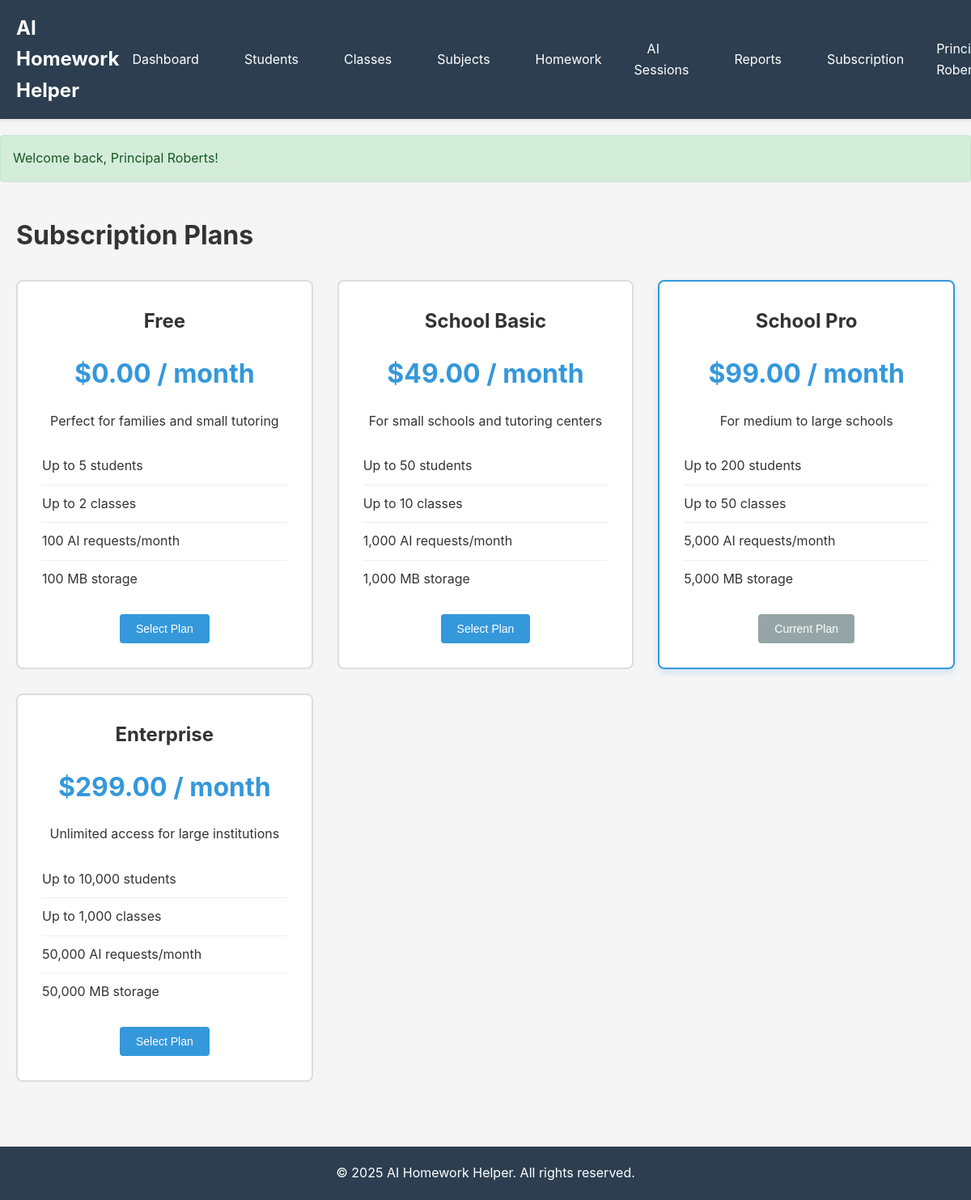
/admin/plans (signed in), run on the app's committed database.
### tables this page shows
CREATE TABLE `plans` (
  `id` INT(11) UNSIGNED NOT NULL AUTO_INCREMENT,
  `name` VARCHAR(100) NOT NULL,
  `description` TEXT NULL,
  `price_monthly` DECIMAL(10,2) NOT NULL,
  `max_students` INT(11) NOT NULL DEFAULT 0,
  `max_classes` INT(11) NOT NULL DEFAULT 0,
  `max_ai_requests_per_month` INT(11) NOT NULL DEFAULT 0,
  `max_storage_mb` INT(11) NOT NULL DEFAULT 0,
  `features` TEXT NULL,
  `is_active` TINYINT(1) NOT NULL DEFAULT 1,
  `created_at` DATETIME NOT NULL DEFAULT CURRENT_TIMESTAMP,
  `updated_at` DATETIME NULL ON UPDATE CURRENT_TIMESTAMP,
  PRIMARY KEY (`id`)
);

### app/controllers/SubscriptionController.php (called while the page is built, shortened)
<?php
class SubscriptionController extends Controller
{
    public function plans()
    {
        $planModel = $this->model('Plan');
        $plans = $planModel->getActive();
        $tenantModel = $this->model('Tenant');
        $tenant = $tenantModel->getWithSubscription(Auth::tenantId());
        $data = [
            'plans' => $plans,
            'current_plan_id' => $tenant['plan_id'] ?? null,
        ];
        $this->view('admin/plans', $data);
    }
}

### app/core/Router.php (called while the page is built, shortened)
<?php
class Router
{
    private $routes = [];
    private $method = 'index';
    private $params = [];
    public function add($method, $uri, $controller, $action)
    {
        $this->routes[] = [
            'method' => strtoupper($method),
            'uri' => $uri,
            'controller' => $controller,
            'action' => $action
        ];
    }
    public function dispatch()
    {
        $requestUri = $this->getUri();
        $requestMethod = $_SERVER['REQUEST_METHOD'];
        foreach ($this->routes as $route) {
            $pattern = $this->convertUriToRegex($route['uri']);
            if ($route['method'] === $requestMethod && preg_match($pattern, $requestUri, $matches)) {
                array_shift($matches);
                $this->method = $route['action'];
                $this->params = $matches;
                break;
            }
        }
        $this->execute();
    }
    private function execute()
    {
        $controllerInstance = new $this->controller();
        call_user_func_array([$controllerInstance, $this->method], $this->params);
    }
    private function getUri()
    {
        $uri = $_SERVER['REQUEST_URI'] ?? '/';
        $uri = strtok($uri, '?');
        return '/' . trim($uri, '/');
    }
    private function convertUriToRegex($uri)
    {
        $pattern = preg_replace('/\{([a-zA-Z0-9_]+)\}/', '([^/]+)', $uri);
        return '#^' . $pattern . '$#';
    }
}

### app/core/App.php (called while the page is built, shortened)
<?php
class App
{
    private $router;
    public function __construct()
    {
        $this->router = new Router();
    }
    public function run()
    {
        $this->router->dispatch();
    }
    private function loadRoutes()
    {
        $this->router->add('GET', '/', 'HomeController', 'index');
        $this->router->add('GET', '/login', 'AuthController', 'login');
        $this->router->add('POST', '/login', 'AuthController', 'loginPost');
        $this->router->add('GET', '/logout', 'AuthController', 'logout');
        $this->router->add('GET', '/register', 'AuthController', 'register');
        $this->router->add('POST', '/register', 'AuthController', 'registerPost');
        $this->router->add('GET', '/dashboard', 'DashboardController', 'index');
        $this->router->add('GET', '/students', 'StudentController', 'index');
        $this->router->add('GET', '/students/create', 'StudentController', 'create');
        $this->router->add('POST', '/students/create', 'StudentController', 'store');
        $this->router->add('GET', '/students/{id}', 'StudentController', 'show');
        $this->router->add('GET', '/students/{id}/edit', 'StudentController', 'edit');
        $this->router->add('POST', '/students/{id}/edit', 'StudentController', 'update');
        $this->router->add('POST', '/students/{id}/delete', 'StudentController', 'delete');
        $this->router->add('GET', '/teachers', 'TeacherController', 'index');
        $this->router->add('GET', '/teachers/create', 'TeacherController', 'create');
        $this->router->add('POST', '/teachers/create', 'TeacherController', 'store');
        $this->router->add('GET', '/teachers/{id}/edit', 'TeacherController', 'edit');
        $this->router->add('POST', '/teachers/{id}/edit', 'TeacherController', 'update');
        $this->router->add('POST', '/teachers/{id}/delete', 'TeacherController', 'delete');
        $this->router->add('GET', '/classes', 'ClassController', 'index');
        $this->router->add('GET', '/classes/create', 'ClassController', 'create');
        $this->router->add('POST', '/classes/create', 'ClassController', 'store');
        $this->router->add('GET', '/classes/{id}/edit', 'ClassController', 'edit');
        $this->router->add('POST', '/classes/{id}/edit', 'ClassController', 'update');
        $this->router->add('POST', '/classes/{id}/delete', 'ClassController', 'delete');
        $this->router->add('GET', '/subjects', 'SubjectController', 'index');
        $this->router->add('GET', '/subjects/create', 'SubjectController', 'create');
        $this->router->add('POST', '/subjects/create', 'SubjectController', 'store');
        $this->router->add('GET', '/subjects/{id}/edit', 'SubjectController', 'edit');
        $this->router->add('POST', '/subjects/{id}/edit', 'SubjectController', 'update');
        $this->router->add('POST', '/subjects/{id}/delete', 'SubjectController', 'delete');
        $this->router->add('GET', '/homework', 'HomeworkController', 'index');
        $this->router->add('GET', '/homework/create', 'HomeworkController', 'create');
        $this->router->add('POST', '/homework/create', 'HomeworkController', 'store');
        $this->router->add('GET', '/homework/{id}', 'HomeworkController', 'show');
        $this->router->add('POST', '/homework/{id}/ask-ai', 'HomeworkController', 'askAi');
        $this->router->add('POST', '/homework/{id}/status', 'HomeworkController', 'updateStatus');
        $this->router->add('POST', '/homework/{id}/delete', 'HomeworkController', 'delete');
        $this->router->add('GET', '/ai/sessions', 'AiController', 'sessions');
        $this->router->add('GET', '/ai/quiz/generate', 'AiController', 'generateQuiz');
        $this->router->add('POST', '/ai/quiz/generate', 'AiController', 'generateQuizPost');
        $this->router->add('GET', '/ai/quiz/{id}', 'AiController', 'showQuiz');
        $this->router->add('POST', '/ai/quiz/{id}/submit', 'AiController', 'submitQuiz');
        $this->router->add('GET', '/admin/subscription', 'SubscriptionController', 'index');
        $this->router->add('GET', '/admin/plans', 'SubscriptionController', 'plans');
        $this->router->add('POST', '/admin/subscription/change', 'SubscriptionController', 'changePlan');
        $this->router->add('GET', '/admin/billing', 'SubscriptionController', 'billing');
        $this->router->add('POST', '/admin/payment/simulate', 'SubscriptionController', 'simulatePayment');
        $this->router->add('GET', '/admin/tenants', 'TenantController', 'index');
        $this->router->add('GET', '/admin/tenants/create', 'TenantController', 'create');
        $this->router->add('POST', '/admin/tenants/create', 'TenantController', 'store');
        $this->router->add('GET', '/admin/tenants/{id}/edit', 'TenantController', 'edit');
        $this->router->add('POST', '/admin/tenants/{id}/edit', 'TenantController', 'update');
        $this->router->add('GET', '/admin/users', 'UserController', 'index');
        $this->router->add('GET', '/admin/users/create', 'UserController', 'create');
        $this->router->add('POST', '/admin/users/create', 'UserController', 'store');
        $this->router->add('GET', '/admin/users/{id}/edit', 'UserController', 'edit');
        $this->router->add('POST', '/admin/users/{id}/edit', 'UserController', 'update');
        $this->router->add('POST', '/admin/users/{id}/delete', 'UserController', 'delete');
        $this->router->add('GET', '/reports/homework', 'ReportController', 'homework');
        $this->router->add('GET', '/reports/performance', 'ReportController', 'performance');
        $this->router->add('GET', '/reports/usage', 'ReportController', 'usage');
        $this->router->add('POST', '/api/v1/homework/create', 'ApiController', 'createHomework');
        $this->router->add('GET', '/api/v1/homework/{id}', 'ApiController', 'getHomework');
    }
}

### public/index.php (called while the page is built, shortened)
<?php
require_once __DIR__ . '/../app/core/Database.php';
require_once __DIR__ . '/../app/core/Router.php';
require_once __DIR__ . '/../app/core/Controller.php';
require_once __DIR__ . '/../app/core/Model.php';
require_once __DIR__ . '/../app/core/App.php';
$app = new App();
$app->run();

### app/core/Database.php (called while the page is built, shortened)
<?php
class Database
{
    private static $instance = null;
    private $connection;
    private $host;
    private $dbname;
    private $username;
    private $password;
    private $charset;
    private function __construct()
    {
        $this->host = $_ENV['DB_HOST'] ?? 'localhost';
        $this->dbname = $_ENV['DB_NAME'] ?? 'ai_homework_helper';
        $this->username = $_ENV['DB_USER'] ?? 'root';
        $this->password = $_ENV['DB_PASS'] ?? '';
        $this->charset = 'utf8mb4';
    }
    public static function getInstance()
    {
        if (self::$instance === null) {
            self::$instance = new self();
        }
        return self::$instance;
    }
    private function connect()
    {
        $dsn = "mysql:host={$this->host};dbname={$this->dbname};charset={$this->charset}";
        $options = [
            PDO::ATTR_ERRMODE => PDO::ERRMODE_EXCEPTION,
            PDO::ATTR_DEFAULT_FETCH_MODE => PDO::FETCH_ASSOC,
            PDO::ATTR_EMULATE_PREPARES => false,
        ];
        try {
            $this->connection = new PDO($dsn, $this->username, $this->password, $options);
        } catch (PDOException $e) {
            die("Database connection failed: " . $e->getMessage());
        }
    }
    public function getConnection()
    {
        return $this->connection;
    }
}

### app/core/Model.php (called while the page is built, shortened)
<?php
class Model
{
    public function __construct()
    {
        $this->db = Database::getInstance()->getConnection();
    }
}

### app/models/Plan.php (called while the page is built, shortened)
<?php
class Plan extends Model
{
    protected $table = 'plans';
    public function getActive()
    {
        $stmt = $this->db->prepare("SELECT * FROM {$this->table} WHERE is_active = 1 ORDER BY price_monthly ASC");
        $stmt->execute();
        return $stmt->fetchAll();
    }
}

### app/views/admin/plans.php (the view, shortened to what this page needs)
<?php require __DIR__ . '/../layouts/header.php'; ?>
<div class="container">
    <h1>Subscription Plans</h1>
    <div class="plans-grid">
        <?php foreach ($plans as $plan): ?>
            <div class="plan-card <?php echo $plan['id'] == $current_plan_id ? 'current-plan' : ''; ?>">
                <h2><?php echo htmlspecialchars($plan['name']); ?></h2>
                <p class="plan-price">$<?php echo number_format($plan['price_monthly'], 2); ?> / month</p>
                <p><?php echo htmlspecialchars($plan['description']); ?></p>
                <ul class="plan-features">
                    <li>Up to <?php echo number_format($plan['max_students']); ?> students</li>
                    <li>Up to <?php echo number_format($plan['max_classes']); ?> classes</li>
                    <li><?php echo number_format($plan['max_ai_requests_per_month']); ?> AI requests/month</li>
                    <li><?php echo number_format($plan['max_storage_mb']); ?> MB storage</li>
                </ul>
                <?php if ($plan['id'] == $current_plan_id): ?>
                    <button class="btn btn-secondary" disabled>Current Plan</button>
                <?php else: ?>
                    <form method="POST" action="/admin/subscription/change">
                        <button type="submit" class="btn btn-primary">Select Plan</button>
                    </form>
                <?php endif; ?>
            </div>
        <?php endforeach; ?>
    </div>
</div>
<?php require __DIR__ . '/../layouts/footer.php'; ?>

### public/css/style.css (style rules this page uses)
* { margin: 0; padding: 0; box-sizing: border-box; }
body { font-family: -apple-system, BlinkMacSystemFont, 'Segoe UI', Roboto, 'Helvetica Neue', Arial, sans-serif; line-height: 1.6; color: #333; background-color: #f5f5f5; }
.container { max-width: 1200px; margin: 0 auto; padding: 20px; }
.btn { display: inline-block; padding: 10px 20px; background-color: #3498db; color: #fff; text-decoration: none; border: none; border-radius: 4px; cursor: pointer; font-size: 14px; transition: background-color 0.3s; }
.btn-primary { background-color: #3498db; }
.btn-secondary { background-color: #95a5a6; }
.plans-grid { display: grid; grid-template-columns: repeat(auto-fit, minmax(280px, 1fr)); gap: 30px; margin-top: 30px; }
.plan-card { background-color: #fff; border: 2px solid #ddd; border-radius: 8px; padding: 30px; text-align: center; transition: transform 0.3s, box-shadow 0.3s; }
.plan-card.current-plan { border-color: #3498db; box-shadow: 0 4px 8px rgba(52, 152, 219, 0.2); }
.plan-price { font-size: 2rem; color: #3498db; font-weight: bold; margin: 20px 0; }
.plan-features { list-style: none; margin: 20px 0; text-align: left; }
.plan-features li { padding: 10px 0; border-bottom: 1px solid #eee; }
.plan-features li:last-child { border-bottom: none; }

### data on the page
plans: name "Free", price_monthly "0.00", description "Perfect for families and small tutoring", max_students "5", max_classes "2", max_ai_requests_per_month "100", max_storage_mb "100"
plans: name "School Basic", price_monthly "49.00", description "For small schools and tutoring centers", max_students "50", max_classes "10", max_ai_requests_per_month "1,000", max_storage_mb "1,000"
plans: name "School Pro", price_monthly "99.00", description "For medium to large schools", max_students "200", max_classes "50", max_ai_requests_per_month "5,000", max_storage_mb "5,000", shows "Current Plan"
plans: name "Enterprise", price_monthly "299.00", description "Unlimited access for large institutions", max_students "10,000", max_classes "1,000", max_ai_requests_per_month "50,000", max_storage_mb "50,000"

### other printed values
$message "Welcome back, Principal Roberts!"
